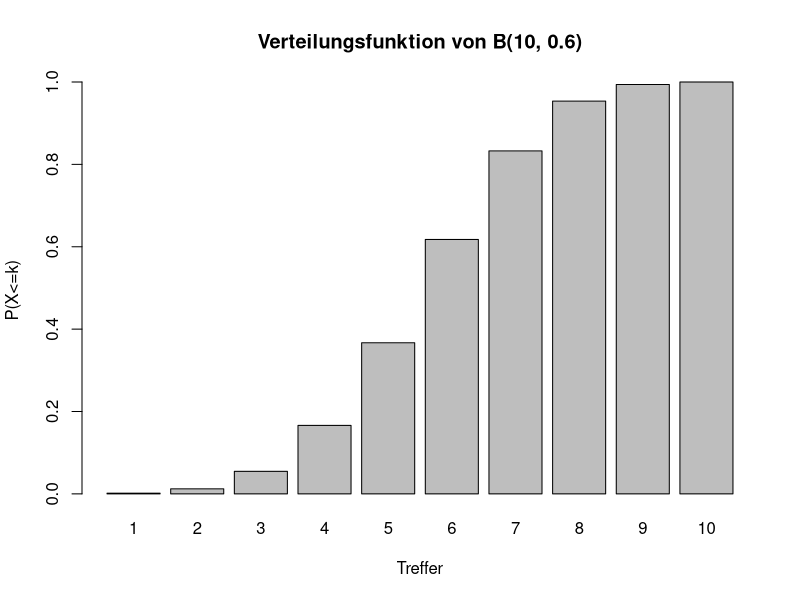

R code for this plot:
# Verteilungsfunktion B(10, 0.6)
barplot(pbinom(1:10, 10, 0.6), names.arg = 1:10, main="Verteilungsfunktion von B(10, 0.6)", xlab="Treffer", ylab="P(X<=k)")
